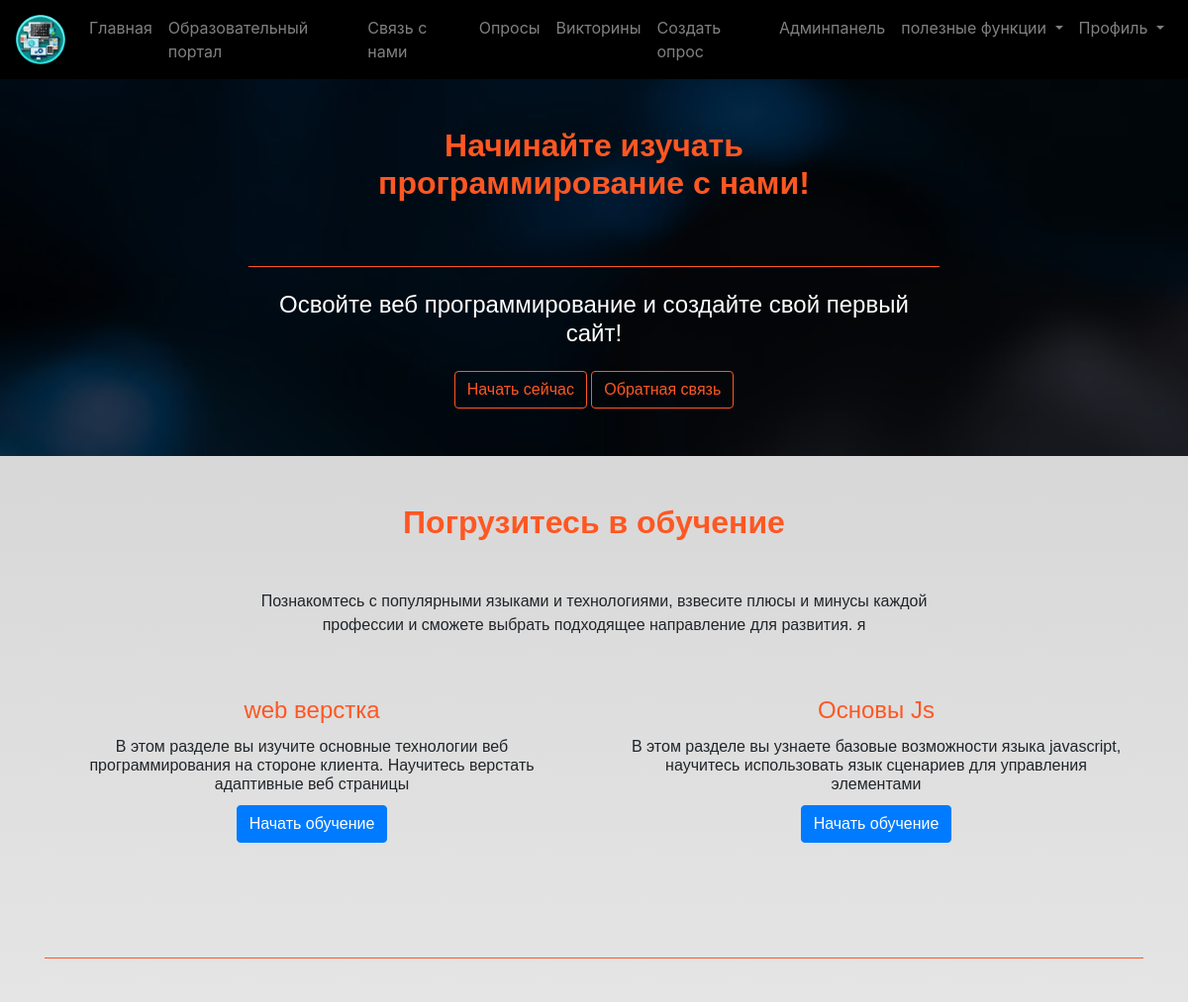
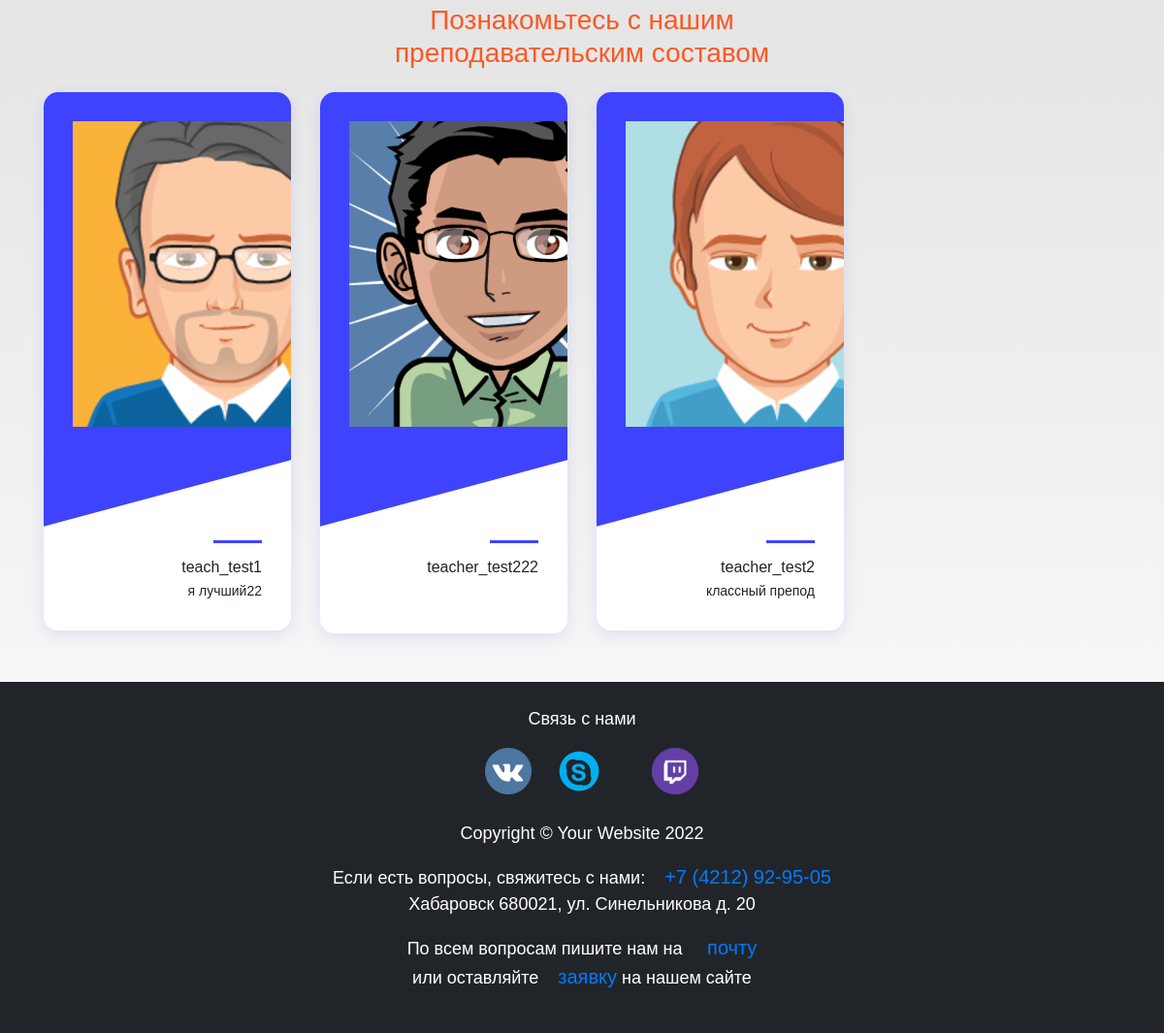
The app's page / (signed in) with its own data (2 pictures, top to bottom).
### educate_portal/models.py (models this page shows, shortened)
class Standard(models.Model):
    name = models.CharField(max_length=100, unique=True)
    slug = models.SlugField(null=True, blank=True)
    description = models.TextField(max_length=500, blank=True)
    class Meta:
        verbose_name = 'Предмет обучения'
        verbose_name_plural = 'Предмет обучения'

### app_users/models.py (models this page shows, shortened)
class UserProfileInfo(models.Model):
    user = models.OneToOneField(
        User, on_delete=models.CASCADE, related_name='profile')
    bio = models.CharField(max_length=500, verbose_name="О себе", blank=True)
    profile_pic = models.ImageField(upload_to=path_and_rename,
                                    default='images/23.webp', verbose_name='Изображение профиля', blank=False)
    teacher = 'teacher'
    student = 'student'
    user_types = [
        (teacher, 'Учитель'),
        (student, 'Студент'),
    ]
    user_type = models.CharField(
        max_length=30, choices=user_types, default=student, verbose_name='Тип пользователя')
    class Meta:
        verbose_name = 'Информация о пользователях'
        verbose_name_plural = 'Информация о пользователях'

### app_users/views.py (the view)
# urls.py: path('', views.HomeView.as_view(), name='index'),
class HomeView(TemplateView):
    template_name = 'app_users/index.html'
    def get_context_data(self, **kwargs):
        context = super().get_context_data(**kwargs)
        standards = Standard.objects.all()
        teachers = UserProfileInfo.objects.filter(user_type='teacher')
        context['standards'] = standards
        context['teachers'] = teachers
        return context

### app_users/templates/app_users/index.html (shortened to what this page needs)
{% extends 'base.html'  %}
{% load static %}
{% block image_block%}
<header>
          <div id="intro" class="container-fluid d-flex align-items-center justify-content-center   h-100">
            <div class="row d-flex justify-content-center text-center">
              <div class="col-md-10 text-white">
                <h2 class="display-6 font-weight-bold white-text  p-5 mb-2" style="color:#ff5722;" > Начинайте изучать программирование с нами! </h2>
                <hr style="color:#ff5722;">
                <h4 class="white-text my-4">Освойте веб программирование и создайте свой первый сайт!
                          </h4>
                <a href="{% url 'educate_portal:standard_list' %}"> <button type="button" class="btn" style="color:#ff5722;border-color:#ff5722;"> Начать сейчас</button> </a>
                <a href="educate_portal/contact"> <button type="button" class="btn" style="color:#ff5722;border-color:#ff5722;">Обратная связь</button> </a>
              </div>
            </div>
          </div>
</header>
{%endblock%}
{% block content %}
<main class="mt-5">
  <div class="container">
    <section class="text-center">
                  <h2 class="mb-5 font-weight-bold" style="color:#ff5722;">Погрузитесь в обучение</h2>
                  <div class="row d-flex justify-content-center mb-4">
                    <div class="col-md-8">
                      <p class="grey-text">Познакомтесь с популярными языками и технологиями, взвесите плюсы и минусы каждой профессии и сможете выбрать подходящее направление для развития.
                        я</p>
                    </div>
                  </div>
                  <div class="row">
                          {% for standard in standards %}
                          <div class="col-md-6 d-flex mb-5 justify-content-center">
                            <div class=" text-center" >
                              <div class="card-body">
                                <h4 class="card-title" style="color:#ff5722;">{{standard.name}}</h4>
                                <h6 class="card-title">{{standard.description }}</h6>
                                {% if user.is_authenticated %}
                                <a href="{% url 'educate_portal:subject_list' slug=standard.slug %}" class="btn btn-primary" >Начать обучение</a>
                                {%else%}
                                <p>Зарегистрируйтесь или войдите</p>
                                <a href="{% url 'user_login' %}" class="btn btn-primary" >Войти</a>
                                <a href="{% url 'register' %}" class="btn btn-primary" >Зарегистрироваться</a>
                                {%endif%}
                              </div>
                            </div>
                          </div>
                          {% endfor %}
                  </div>
    </section>
    <hr class="my-5" style="color:#ff5722;">
  </div>
  <link href="https://maxcdn.bootstrapcdn.com/font-awesome/4.7.0/css/font-awesome.min.css" rel="stylesheet" />
  <div class="container">
          <div class="row justify-content-center">
            <div class="col-12 col-sm-8 col-lg-6">
              <div class="section_heading text-center wow fadeInUp" data-wow-delay="0.2s" style="visibility: visible; animation-delay: 0.2s; animation-name: fadeInUp;">
                <h3 style="color:#ff5722;">Познакомьтесь с нашим преподавательским составом</h3>
              </div>
            </div>
          </div>
          <div class="row mt-3">
            {% for teacher in teachers %}
            <div class="col-12 col-sm-6 col-lg-3 " style=' '>
              <div class="single_advisor_profile wow fadeInUp" data-wow-delay="0.5s" style="visibility: visible; animation-delay: 0.5s; animation-name: fadeInUp;">
                <div class="advisor_thumb" style='height:450px;'><img src="{{teacher.profile_pic.url}}" alt="">
                </div>
                <div class="single_advisor_details_info">
                  <h6>{{teacher.user.username}}</h6>
                  {% if teacher.bio %}
                  <p class="designation">{{teacher.bio}}</p>
                  {% else %}
                  <br>
                  {% endif %}
                </div>
              </div>
            </div>
            {% endfor %}
          </div>
        </div>
</main>
{%endblock%}

### static/css/master_css.css (style rules this page uses)
#intro { background: linear-gradient(rgba(0, 0, 0, 0.7), rgba(0, 0, 0, 0.7)), url("../Images/2222.jpg") no-repeat center center fixed; -webkit-background-size: cover; -moz-background-size: cover; -o-background-size: cover; background-size: cover; }
.text-white { color: white; }
hr { border-color: inherit; }
html { scroll-behavior: smooth; height: 100%; width: 100%; }
main { font-family: Barlow, Quicksand, Rubik, sans-serif, serif, 'Times New Roman', Times, serif !important; }
a { text-decoration: none !important; color: black; }
html, body { max-width: 100%; overflow-x: hidden; height: 100%; width: 100%; }
body { background: linear-gradient(rgba(0, 0, 0, 0.2), rgba(255, 255, 255, 0.5)); overflow-x: hidden; background-repeat: no-repeat; }

### app_users/templates/app_users/index.html (style rules this page uses)
.single_advisor_profile { position: relative; margin-bottom: 50px; -webkit-transition-duration: 500ms; transition-duration: 500ms; z-index: 1; border-radius: 15px; -webkit-box-shadow: 0 0.25rem 1rem 0 rgba(47, 91, 234, 0.125); box-shadow: 0 0.25rem 1rem 0 rgba(47, 91, 234, 0.125); }
.single_advisor_profile .advisor_thumb { position: relative; z-index: 1; border-radius: 15px 15px 0 0; margin: 0 auto; padding: 30px 30px 0 30px; background-color: #3f43fd; overflow: hidden; }
.single_advisor_profile .advisor_thumb::after { -webkit-transition-duration: 500ms; transition-duration: 500ms; position: absolute; width: 150%; height: 80px; bottom: -45px; left: -25%; content: ""; background-color: #ffffff; -webkit-transform: rotate(-15deg); transform: rotate(-15deg); }
.single_advisor_profile .single_advisor_details_info { position: relative; z-index: 1; padding: 30px; text-align: right; -webkit-transition-duration: 500ms; transition-duration: 500ms; border-radius: 0 0 15px 15px; background-color: #ffffff; }
.single_advisor_profile .single_advisor_details_info::after { -webkit-transition-duration: 500ms; transition-duration: 500ms; position: absolute; z-index: 1; width: 50px; height: 3px; background-color: #3f43fd; content: ""; top: 12px; right: 30px; }
.single_advisor_profile .single_advisor_details_info h6 { margin-bottom: 0.25rem; -webkit-transition-duration: 500ms; transition-duration: 500ms; }
.single_advisor_profile .single_advisor_details_info p { -webkit-transition-duration: 500ms; transition-duration: 500ms; margin-bottom: 0; font-size: 14px; }

### records on screen
Standard: name "web верстка", description "В этом разделе вы изучите основные технологии веб программирования на стороне клиента. Научитесь верстать адаптивные веб страницы"
Standard: name "Основы Js", description "В этом разделе вы узнаете базовые возможности языка javascript, научитесь использовать язык сценариев для управления элементами"
UserProfileInfo: profile_pic (picture), user.username "teach_test1", bio "я лучший22"
UserProfileInfo: profile_pic (picture), user.username "teacher_test222"
UserProfileInfo: profile_pic (picture), user.username "teacher_test2", bio "классный препод"
